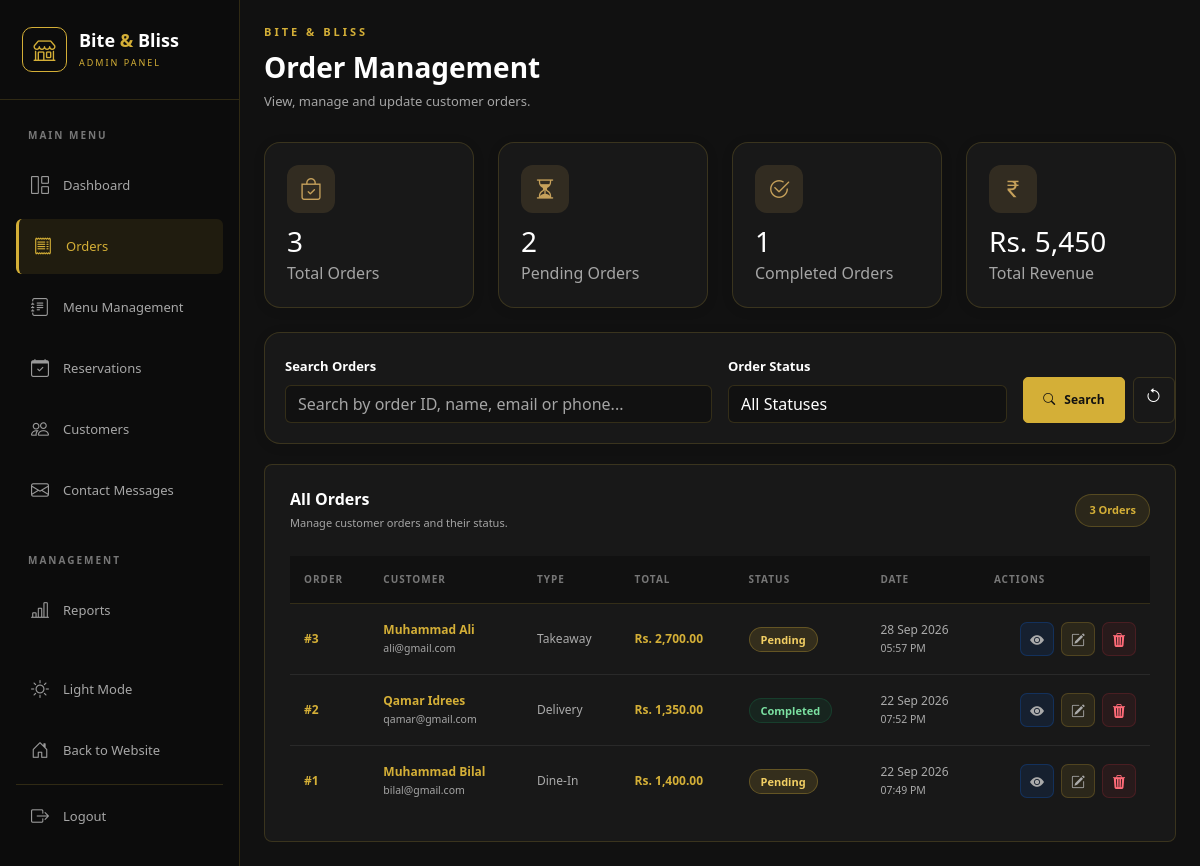
The app's page /admin/orders.php (signed in) with its own data.
### tables this page shows
CREATE TABLE `orders` (
  `id` int(11) NOT NULL,
  `user_id` int(11) DEFAULT NULL,
  `full_name` varchar(100) NOT NULL,
  `email` varchar(150) NOT NULL,
  `phone` varchar(30) NOT NULL,
  `order_type` enum('Dine-in','Takeaway','Delivery') NOT NULL DEFAULT 'Takeaway',
  `table_number` varchar(20) DEFAULT NULL,
  `delivery_address` text DEFAULT NULL,
  `special_request` text DEFAULT NULL,
  `total_amount` decimal(10,2) NOT NULL DEFAULT 0.00,
  `status` varchar(30) NOT NULL DEFAULT 'Pending',
  `created_at` timestamp NOT NULL DEFAULT current_timestamp()
);

### admin/orders.php (the view, shortened to what this page needs)
<?php
require_once "../config/database.php";
$search = trim($_GET["search"] ?? "");
$sql = "
    SELECT
        id,
        full_name,
        email,
        phone,
        order_type,
        table_number,
        delivery_address,
        total_amount,
        status,
        created_at
    FROM orders
    WHERE 1=1
";
$params = [];
$sql .= "
    ORDER BY id DESC
";
$stmt = $pdo->prepare($sql);
$stmt->execute($params);
$orders = $stmt->fetchAll();
$totalOrders = (int) $pdo
    ->query("SELECT COUNT(*) FROM orders")
    ->fetchColumn();
$pendingOrders = (int) $pdo
    ->query("
        SELECT COUNT(*)
        FROM orders
        WHERE status = 'Pending'
    ")
    ->fetchColumn();
$completedOrders = (int) $pdo
    ->query("
        SELECT COUNT(*)
        FROM orders
        WHERE status = 'Completed'
    ")
    ->fetchColumn();
$totalRevenue = (float) $pdo
    ->query("
        SELECT COALESCE(SUM(total_amount), 0)
        FROM orders
        WHERE status != 'Cancelled'
    ")
    ->fetchColumn();
?>
<!DOCTYPE html>
<html lang="en">
<head>
    <link
        href="https://cdn.jsdelivr.net/npm/bootstrap@5.3.3/dist/css/bootstrap.min.css"
        rel="stylesheet"
    >
    <link
        rel="stylesheet"
        href="https://cdn.jsdelivr.net/npm/bootstrap-icons@1.11.3/font/bootstrap-icons.min.css"
    >
    <link
        rel="stylesheet"
        href="css/admin.css"
    >
</head>
<body class="admin-orders-page">
<div class="admin-layout">
    <?php require_once "includes/sidebar.php"; ?>
    <main class="main-content">
        <div class="container-fluid p-4">
            <div class="page-heading users-page-heading">
                <div>
                    <p class="gold-label">
                        BITE &amp; BLISS
                    </p>
                    <h1>
                        Order Management
                    </h1>
                    <p>
                        View, manage and update customer orders.
                    </p>
                </div>
            </div>
            <div class="row g-4 mb-4">
                <div class="col-md-6 col-xl-3">
                    <div class="order-stat-card">
                        <div class="order-stat-icon">
                            <i class="bi bi-bag-check"></i>
                        </div>
                        <h3>
                            <?= $totalOrders ?>
                        </h3>
                        <p>
                            Total Orders
                        </p>
                    </div>
                </div>
                <div class="col-md-6 col-xl-3">
                    <div class="order-stat-card">
                        <div class="order-stat-icon">
                            <i class="bi bi-hourglass-split"></i>
                        </div>
                        <h3>
                            <?= $pendingOrders ?>
                        </h3>
                        <p>
                            Pending Orders
                        </p>
                    </div>
                </div>
                <div class="col-md-6 col-xl-3">
                    <div class="order-stat-card">
                        <div class="order-stat-icon">
                            <i class="bi bi-check2-circle"></i>
                        </div>
                        <h3>
                            <?= $completedOrders ?>
                        </h3>
                        <p>
                            Completed Orders
                        </p>
                    </div>
                </div>
                <div class="col-md-6 col-xl-3">
                    <div class="order-stat-card">
                        <div class="order-stat-icon">
                            <i class="bi bi-currency-rupee"></i>
                        </div>
                        <h3>
                            Rs. <?= number_format($totalRevenue, 0) ?>
                        </h3>
                        <p>
                            Total Revenue
                        </p>
                    </div>
                </div>
            </div>
            <div class="order-filter">
                <form
                    method="GET"
                    class="row g-3 align-items-end"
                >
                    <div class="col-md-6">
                        <label class="form-label">
                            Search Orders
                        </label>
                        <input
                            type="text"
                            name="search"
                            class="form-control"
                            placeholder="Search by order ID, name, email or phone..."
                            value="<?= htmlspecialchars($search) ?>"
                        >
                    </div>
                    <div class="col-md-4">
                        <label class="form-label">
                            Order Status
                        </label>
                        <select
                            name="status"
                            class="form-select"
                        >
                            <option value="">
                                All Statuses
                            </option>
                        </select>
                    </div>
                    <div class="col-md-2">
                        <div class="d-flex gap-2">
                            <button
                                type="submit"
                                class="gold-btn w-100"
                            >
                                <i class="bi bi-search"></i>
                                Search
                            </button>
                            <a
                                href="orders.php"
                                class="btn btn-outline-secondary"
                                title="Reset"
                            >
                                <i class="bi bi-arrow-counterclockwise"></i>
                            </a>
                        </div>
                    </div>
                </form>
            </div>
            <div class="dashboard-card contact-messages-card">
                <div class="card-header-custom">
                    <div>
                        <h5>
                            All Orders
                        </h5>
                        <p>
                            Manage customer orders and their status.
                        </p>
                    </div>
                    <span class="message-count">
                        <?= count($orders) ?>
                        <?= count($orders) === 1
                            ? "Order"
                            : "Orders"
                        ?>
                    </span>
                </div>
                <div class="table-responsive">
                    <table class="table restaurant-table order-table">
                        <thead>
                            <tr>
                                <th>
                                    ORDER
                                </th>
                                <th>
                                    CUSTOMER
                                </th>
                                <th>
                                    TYPE
                                </th>
                                <th>
                                    TOTAL
                                </th>
                                <th>
                                    STATUS
                                </th>
                                <th>
                                    DATE
                                </th>
                                <th>
                                    ACTIONS
                                </th>
                            </tr>
                        </thead>
                        <tbody>
                        <?php if (!$orders): ?>
                            <tr>
                                <td
                                    colspan="7"
                                    class="text-center py-5"
                                >
                                    <i
                                        class="bi bi-bag-x"
                                        style="font-size:40px;"
                                    ></i>
                                    <div class="mt-2">
                                        No orders found.
                                    </div>
                                </td>
                            </tr>
                        <?php else: ?>
                            <?php foreach ($orders as $order): ?>
                                <?php
                                $statusClass =
                                    strtolower(
                                        str_replace(
                                            " ",
                                            "-",
                                            $order["status"]
                                        )
                                    );
                                ?>
                                <tr>
                                    <td>
                                        <strong>
                                            #<?= (int)$order["id"] ?>
                                        </strong>
                                    </td>
                                    <td>
                                        <div class="order-customer">
                                            <strong>
                                                <?= htmlspecialchars(
                                                    $order["full_name"]
                                                ) ?>
                                            </strong>
                                            <small>
                                                <?= htmlspecialchars(
                                                    $order["email"]
                                                ) ?>
                                            </small>
                                        </div>
                                    </td>
                                    <td>
                                        <span class="order-type">
                                            <?= htmlspecialchars(
                                                $order["order_type"]
                                            ) ?>
                                        </span>
                                    </td>
                                    <td>
                                        <strong>
                                            Rs.
                                            <?= number_format(
                                                (float)$order["total_amount"],
                                                2
                                            ) ?>
                                        </strong>
                                    </td>
                                    <td>
                                        <span
                                            class="order-status status-<?= htmlspecialchars($statusClass) ?>"
                                        >
                                            <?= htmlspecialchars(
                                                $order["status"]
                                            ) ?>
                                        </span>
                                    </td>
                                    <td>
                                        <?= htmlspecialchars(
                                            date(
                                                "d M Y",
                                                strtotime(
                                                    $order["created_at"]
                                                )
                                            )
                                        ) ?>
                                        <br>
                                        <small>
                                            <?= htmlspecialchars(
                                                date(
                                                    "h:i A",
                                                    strtotime(
                                                        $order["created_at"]
                                                    )
                                                )
                                            ) ?>
                                        </small>
                                    </td>
                                    <td>
                                        <div class="order-actions">
                                            <a
                                                href="order_view.php?id=<?= (int)$order["id"] ?>"
                                                class="order-action-btn order-view-btn"
                                                title="View Order"
                                            >
                                                <i class="bi bi-eye-fill"></i>
                                            </a>
                                            <a
                                                href="order_edit.php?id=<?= (int)$order["id"] ?>"
                                                class="order-action-btn order-edit-btn"
                                                title="Edit Order"
                                            >
                                                <i class="bi bi-pencil-square"></i>
                                            </a>
                                            <form
                                                action="order_delete.php"
                                                method="POST"
                                                onsubmit="return confirm('Are you sure you want to delete this order?');"
                                            >
                                                <button
                                                    type="submit"
                                                    class="order-action-btn order-delete-btn"
                                                    title="Delete Order"
                                                >
                                                    <i class="bi bi-trash3-fill"></i>
                                                </button>
                                            </form>
                                        </div>
                                    </td>
                                </tr>
                            <?php endforeach; ?>
                        <?php endif; ?>
                        </tbody>
                    </table>
                </div>
            </div>
        </div>
    </main>
</div>
</body>
</html>

### records on screen
orders: id "3", full_name "Muhammad Ali", email "ali@gmail.com", order_type "Takeaway", total_amount "2,700.00", status "Pending", created_at "28 Sep 2026", created_at "05:57 PM"
orders: id "2", full_name "Qamar Idrees", email "qamar@gmail.com", order_type "Delivery", total_amount "1,350.00", status "Completed", created_at "22 Sep 2026", created_at "07:52 PM"
orders: id "1", full_name "Muhammad Bilal", email "bilal@gmail.com", order_type "Dine-In", total_amount "1,400.00", status "Pending", created_at "22 Sep 2026", created_at "07:49 PM"

### other values on screen
$totalOrders "3"
$pendingOrders "2"
$completedOrders "1"
$totalRevenue "5,450"
count($orders) "3"
